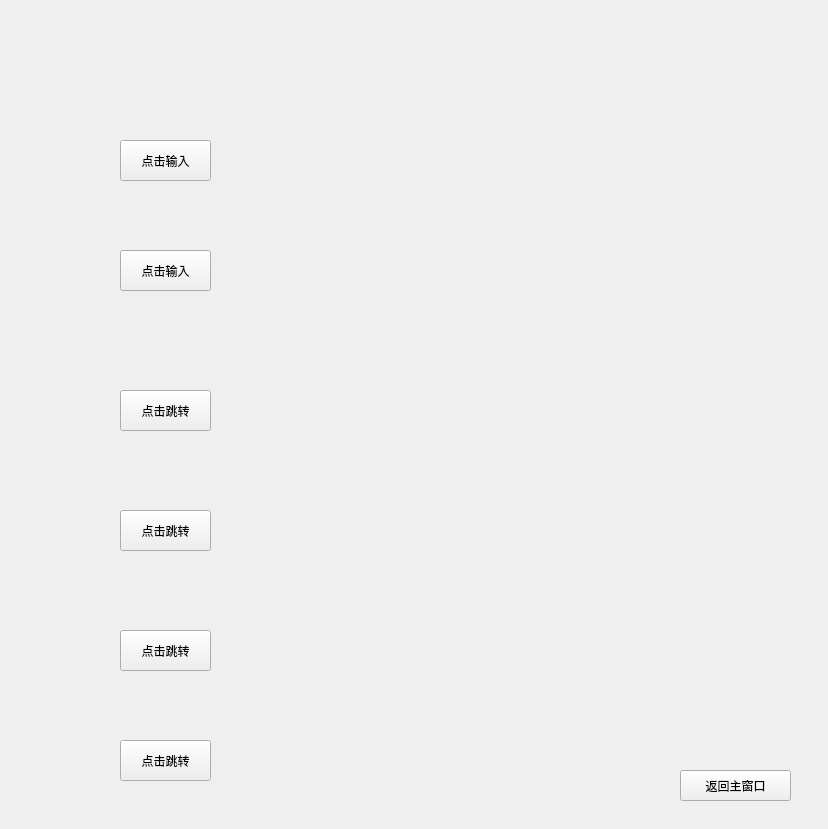
<?xml version="1.0" encoding="UTF-8"?>
<ui version="4.0">
 <class>Exp3Window</class>
 <widget class="QWidget" name="Exp3Window">
  <property name="geometry">
   <rect>
    <x>0</x>
    <y>0</y>
    <width>828</width>
    <height>829</height>
   </rect>
  </property>
  <property name="windowTitle">
   <string>实验3</string>
  </property>
  <widget class="QPushButton" name="pushButton_exp3_out">
   <property name="geometry">
    <rect>
     <x>680</x>
     <y>770</y>
     <width>111</width>
     <height>31</height>
    </rect>
   </property>
   <property name="text">
    <string>返回主窗口</string>
   </property>
  </widget>
  <widget class="QLabel" name="label">
   <property name="geometry">
    <rect>
     <x>30</x>
     <y>10</y>
     <width>1021</width>
     <height>811</height>
    </rect>
   </property>
   <property name="text">
    <string/>
   </property>
   <property name="pixmap">
    <pixmap resource="../resources/res.qrc">:/imgs/实验3.png</pixmap>
   </property>
  </widget>
  <widget class="QPushButton" name="pushButton_q1">
   <property name="geometry">
    <rect>
     <x>120</x>
     <y>140</y>
     <width>91</width>
     <height>41</height>
    </rect>
   </property>
   <property name="text">
    <string>点击输入</string>
   </property>
  </widget>
  <widget class="QPushButton" name="pushButton_q2">
   <property name="geometry">
    <rect>
     <x>120</x>
     <y>250</y>
     <width>91</width>
     <height>41</height>
    </rect>
   </property>
   <property name="text">
    <string>点击输入</string>
   </property>
  </widget>
  <widget class="QPushButton" name="pushButton_q3">
   <property name="geometry">
    <rect>
     <x>120</x>
     <y>390</y>
     <width>91</width>
     <height>41</height>
    </rect>
   </property>
   <property name="text">
    <string>点击跳转</string>
   </property>
  </widget>
  <widget class="QPushButton" name="pushButton_q4">
   <property name="geometry">
    <rect>
     <x>120</x>
     <y>510</y>
     <width>91</width>
     <height>41</height>
    </rect>
   </property>
   <property name="text">
    <string>点击跳转</string>
   </property>
  </widget>
  <widget class="QPushButton" name="pushButton_q5">
   <property name="geometry">
    <rect>
     <x>120</x>
     <y>630</y>
     <width>91</width>
     <height>41</height>
    </rect>
   </property>
   <property name="text">
    <string>点击跳转</string>
   </property>
  </widget>
  <widget class="QPushButton" name="pushButton_q6">
   <property name="geometry">
    <rect>
     <x>120</x>
     <y>740</y>
     <width>91</width>
     <height>41</height>
    </rect>
   </property>
   <property name="text">
    <string>点击跳转</string>
   </property>
  </widget>
  <zorder>label</zorder>
  <zorder>pushButton_exp3_out</zorder>
  <zorder>pushButton_q1</zorder>
  <zorder>pushButton_q2</zorder>
  <zorder>pushButton_q3</zorder>
  <zorder>pushButton_q4</zorder>
  <zorder>pushButton_q5</zorder>
  <zorder>pushButton_q6</zorder>
 </widget>
 <resources>
  <include location="../resources/res.qrc"/>
 </resources>
 <connections/>
</ui>
